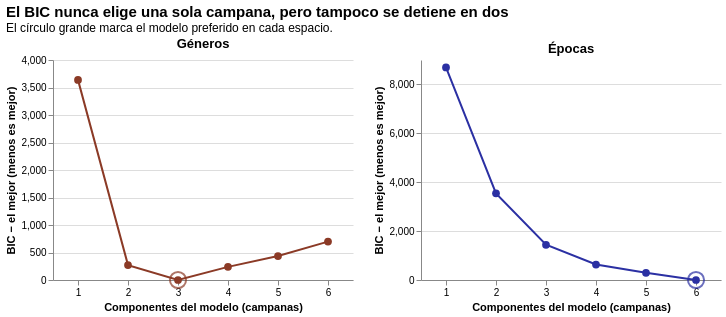

Notebook cell for this chart:
### Code cell
def curva_bic(espacio, color):
    datos = bic[bic["espacio"] == espacio]
    x = alt.X("componentes:O", title="Componentes del modelo (campanas)", axis=alt.Axis(labelAngle=0))
    y = alt.Y("BIC respecto del mínimo:Q", title="BIC − el mejor (menos es mejor)")
    linea = alt.Chart(datos).mark_line(color=color, point=alt.OverlayMarkDef(color=color, size=60)).encode(
        x=x, y=y, tooltip=["componentes", alt.Tooltip("BIC:Q", format=",.0f")])
    mejor = alt.Chart(datos[datos["BIC respecto del mínimo"] == 0]).mark_point(
        size=260, color=color, strokeWidth=2).encode(x=x, y=y)
    return (linea + mejor).properties(width=300, height=220, title=espacio)


(curva_bic("Géneros", QUEMADO) | curva_bic("Épocas", ELECTRICO)).properties(title=alt.Title(
    "El BIC nunca elige una sola campana, pero tampoco se detiene en dos",
    subtitle="El círculo grande marca el modelo preferido en cada espacio.", anchor="start", fontSize=15)
).configure_view(stroke=None)

### Figure 1 — Vega-Lite specification as saved in the notebook (floating-point values rounded to 4 significant figures)
{"config": {"view": {"continuousWidth": 300, "continuousHeight": 300, "stroke": null}}, "hconcat": [{"layer": [{"data": {"name": "data-876b9af9a4b2626c534595c0d9157c0d"}, "mark": {"type": "line", "color": "#8b3a26", "point": {"color": "#8b3a26", "size": 60}}, "encoding": {"tooltip": [{"field": "componentes", "type": "quantitative"}, {"field": "BIC", "format": ",.0f", "type": "quantitative"}], "x": {"axis": {"labelAngle": 0}, "field": "componentes", "title": "Componentes del modelo (campanas)", "type": "ordinal"}, "y": {"field": "BIC respecto del mínimo", "title": "BIC − el mejor (menos es mejor)", "type": "quantitative"}}}, {"data": {"name": "data-7472f45aef0fe6d3b1ea91fd31c1022c"}, "mark": {"type": "point", "color": "#8b3a26", "size": 260, "strokeWidth": 2}, "encoding": {"x": {"axis": {"labelAngle": 0}, "field": "componentes", "title": "Componentes del modelo (campanas)", "type": "ordinal"}, "y": {"field": "BIC respecto del mínimo", "title": "BIC − el mejor (menos es mejor)", "type": "quantitative"}}}], "height": 220, "title": "Géneros", "width": 300}, {"layer": [{"data": {"name": "data-9c25b0e34713ede6a8c39ca2e2083e8e"}, "mark": {"type": "line", "color": "#2b30a3", "point": {"color": "#2b30a3", "size": 60}}, "encoding": {"tooltip": [{"field": "componentes", "type": "quantitative"}, {"field": "BIC", "format": ",.0f", "type": "quantitative"}], "x": {"axis": {"labelAngle": 0}, "field": "componentes", "title": "Componentes del modelo (campanas)", "type": "ordinal"}, "y": {"field": "BIC respecto del mínimo", "title": "BIC − el mejor (menos es mejor)", "type": "quantitative"}}}, {"data": {"name": "data-c6fd36fde15968274e0cb24cf5c2100e"}, "mark": {"type": "point", "color": "#2b30a3", "size": 260, "strokeWidth": 2}, "encoding": {"x": {"axis": {"labelAngle": 0}, "field": "componentes", "title": "Componentes del modelo (campanas)", "type": "ordinal"}, "y": {"field": "BIC respecto del mínimo", "title": "BIC − el mejor (menos es mejor)", "type": "quantitative"}}}], "height": 220, "title": "Épocas", "width": 300}], "title": {"text": "El BIC nunca elige una sola campana, pero tampoco se detiene en dos", "anchor": "start", "fontSize": 15, "subtitle": "El círculo grande marca el modelo preferido en cada espacio."}, "$schema": "https://vega.github.io/schema/vega-lite/v6.4.1.json", "datasets": {"data-876b9af9a4b2626c534595c0d9157c0d": [{"espacio": "Géneros", "componentes": 1, "BIC": 89700.0, "BIC respecto del mínimo": 3639.0}, {"espacio": "Géneros", "componentes": 2, "BIC": 86330.0, "BIC respecto del mínimo": 271.2}, {"espacio": "Géneros", "componentes": 3, "BIC": 86060.0, "BIC respecto del mínimo": 0.0}, {"espacio": "Géneros", "componentes": 4, "BIC": 86300.0, "BIC respecto del mínimo": 238.8}, {"espacio": "Géneros", "componentes": 5, "BIC": 86500.0, "BIC respecto del mínimo": 436.0}, {"espacio": "Géneros", "componentes": 6, "BIC": 86760.0, "BIC respecto del mínimo": 698.1}], "data-7472f45aef0fe6d3b1ea91fd31c1022c": [{"espacio": "Géneros", "componentes": 3, "BIC": 86060.0, "BIC respecto del mínimo": 0.0}], "data-9c25b0e34713ede6a8c39ca2e2083e8e": [{"espacio": "Épocas", "componentes": 1, "BIC": 31990.0, "BIC respecto del mínimo": 8698.0}, {"espacio": "Épocas", "componentes": 2, "BIC": 26840.0, "BIC respecto del mínimo": 3545.0}, {"espacio": "Épocas", "componentes": 3, "BIC": 24740.0, "BIC respecto del mínimo": 1441.0}, {"espacio": "Épocas", "componentes": 4, "BIC": 23930.0, "BIC respecto del mínimo": 633.9}, {"espacio": "Épocas", "componentes": 5, "BIC": 23590.0, "BIC respecto del mínimo": 295.7}, {"espacio": "Épocas", "componentes": 6, "BIC": 23290.0, "BIC respecto del mínimo": 0.0}], "data-c6fd36fde15968274e0cb24cf5c2100e": [{"espacio": "Épocas", "componentes": 6, "BIC": 23290.0, "BIC respecto del mínimo": 0.0}]}}
